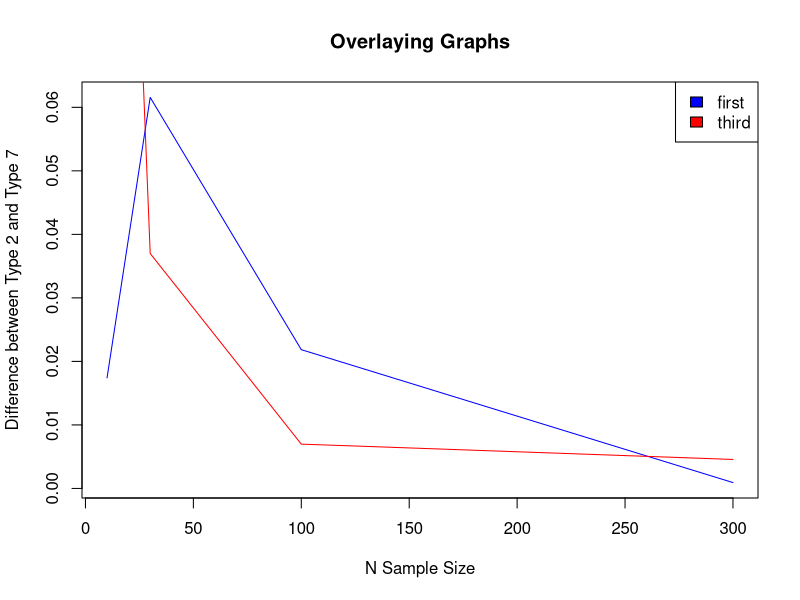

The R script that drew this image:
## ---- chunk 1
knitr::opts_chunk$set(echo = TRUE)
## ---- chunk 2
qnorm(c(0.25, 0.5, 0.75), mean = 0, sd = 1, lower.tail = TRUE)
q2 <- quantile(c(10, 30, 100, 300), probs = c(0.25, 0.5, 0.75), na.rm = FALSE, names = TRUE, type = 2)
q2
q7 <- quantile(c(10, 30, 100, 300), probs = c(0.25, 0.5, 0.75), na.rm = FALSE, names = TRUE, type = 7)
q7
## ---- chunk 3
# Add your set.seed(), rnorm() and quantile() code to this code 'chunk':
#help(append)
first <- c()
third <- c()
quartarray <- c()

for (x in c(10,30,100,300)){
  set.seed(1237)
  n <- rnorm(x, mean = 0, sd = 1)
  q2result <- quantile(n, probs = seq(0, 1, 0.25), na.rm = FALSE, names = TRUE, type = 2)
  tmp2_1 <- q2result[["25%"]]
  tmp2_3 <- q2result[["75%"]]
  quartarray <- append(quartarray, q2result, after = length(quartarray))
  q7result <- quantile(n, probs = seq(0, 1, 0.25), na.rm = FALSE, names = TRUE, type = 7)
  tmp7_1 <- q7result[["25%"]]
  tmp7_3 <- q7result[["75%"]]
  quartarray <- append(quartarray, q7result, after = length(quartarray))
  first <- append(first, abs(tmp2_1 - tmp7_1), after = length(first))
  third <- append(third, abs(tmp2_3 - tmp7_3), after = length(third))
}
print(quartarray)

#show differences in 75% quartiles for each sample size
third

#show rate of convergence based on sample size
plot(c(10,30,100,300), first,
 main="Overlaying Graphs",
 xlab = "N Sample Size",
 ylab="Difference between Type 2 and Type 7",
 type="l",
 col="blue")

lines(c(10,30,100,300), third, col="red")

legend("topright",
      c("first","third"),
      fill=c("blue","red")
)

